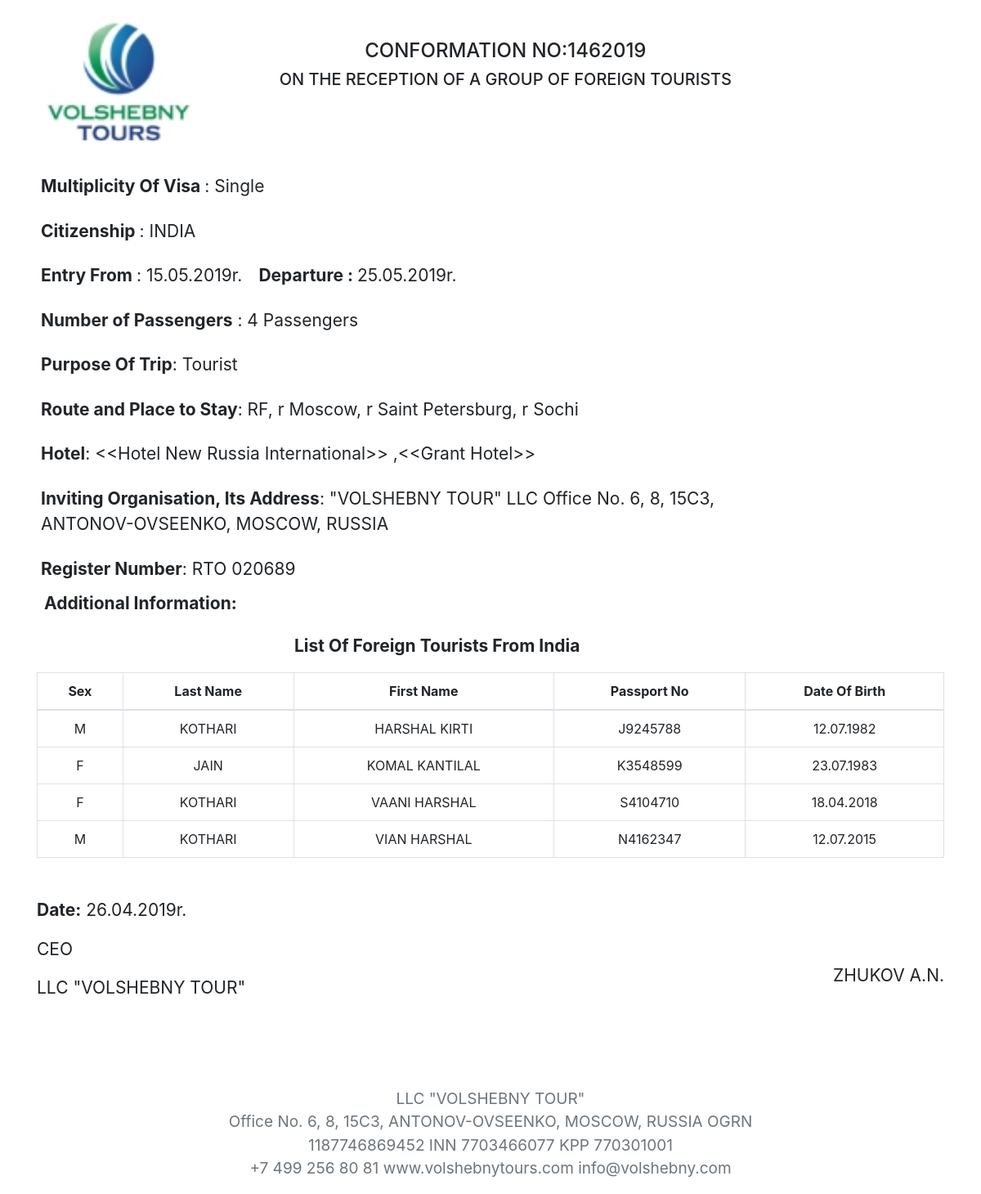
Screenshot of /english_visa/1 with the database file from the repository.
### generateletter/models.py (models this page shows, shortened)
class Visaletters(models.Model):
    CIT_CHOICES = (
        ("INDIA", "India"),
        ("USA", "Usa"),
        ("UK", "Uk"),
        ("CHINA", "China"),
        ("JAPAN", "Japan"),
    )
    no_passenger = models.IntegerField(default=1)
    Country = models.CharField(max_length=264, choices=CIT_CHOICES, default="INDIA")
    entry_from = models.CharField(max_length=200)
    departure_to = models.CharField(max_length=200)
    PAS = (("1", "1"), ("2", "2"), ("3", "3"), ("4", "4"), ("5", "5"))
    Visa_Letter_Number = models.CharField(max_length=264, default="1")
    Date_of_letter = models.CharField(max_length=200, blank=True)
    Routes_and_Places = models.CharField(max_length=500, default="MOSCOW")
    hotels = models.CharField(max_length=264)
    Organization = models.CharField(max_length=200, blank=True)
    multi = (("Paid", "Paid"), ("unpaid", "unpaid"))
    Payment_status = models.CharField(max_length=200, choices=multi, default="unpaid")
    amount = models.PositiveIntegerField()
    firstname_1 = models.CharField(max_length=264)
    lastname_1 = models.CharField(max_length=264)
    Passport_Number_1 = models.CharField(max_length=200, unique=True)
    Date_Of_Birth_1 = models.CharField(max_length=200)
    Sex_1 = models.CharField(max_length=100)
    firstname_2 = models.CharField(max_length=264, blank=True)
    lastname_2 = models.CharField(max_length=264, blank=True)
    Passport_Number_2 = models.CharField(max_length=200, blank=True)
    Date_Of_Birth_2 = models.CharField(max_length=200, blank=True)
    Sex_2 = models.CharField(max_length=100, blank=True)
    firstname_3 = models.CharField(max_length=264, blank=True)
    lastname_3 = models.CharField(max_length=264, blank=True)
    Passport_Number_3 = models.CharField(max_length=200, blank=True)
    Date_Of_Birth_3 = models.CharField(max_length=200, blank=True)
    Sex_3 = models.CharField(max_length=100, blank=True)
    firstname_4 = models.CharField(max_length=264, blank=True)
    lastname_4 = models.CharField(max_length=264, blank=True)
    Passport_Number_4 = models.CharField(max_length=200, blank=True)
    Date_Of_Birth_4 = models.CharField(max_length=200, blank=True)
    Sex_4 = models.CharField(max_length=100, blank=True)
    firstname_5 = models.CharField(max_length=264, blank=True)
    lastname_5 = models.CharField(max_length=264, blank=True)
    Passport_Number_5 = models.CharField(max_length=200, blank=True)
    Date_Of_Birth_5 = models.CharField(max_length=200, blank=True)
    Sex_5 = models.CharField(max_length=100, blank=True)

### generateletter/views.py (the view)
# urls.py: path("english_visa/<int:pk>", views.gen_eng_visa.as_view(), name="gen_eng_visa"),
class gen_eng_visa(DetailView):
    model = Visaletters
    context_object_name = "detail_visa"
    template_name = "generateletter/gen_eng_visa.html"

### templates/generateletter/gen_eng_visa.html (shortened to what this page needs)
<html lang="en">
{% load staticfiles %}
{% load gtranslate %}
  <head>
    <link rel="stylesheet" href="https://stackpath.bootstrapcdn.com/bootstrap/4.3.1/css/bootstrap.min.css">
  </head>
  <body>
    <div class="container">
      <div class="row">
      <div class="col-2">
        <img src="{% static 'Logo--k7-01.jpg' %}" alt="VOLSHEBNY TOUR LLC" class="d-flex" style="width:200px; height:200px;">
      </div>
      <div class="col-10 mt-5 ">
        <h4 class="text-center col-10">CONFORMATION NO:{{ detail_visa.Visa_Letter_Number }}</h4>
        <h5 class="text-center col-10">ON THE RECEPTION OF A GROUP OF FOREIGN TOURISTS</h5>
      </div>
      </div>
      <div class="row">
      <ul class="list-group mb-1">
        <li class="list-group-item border-0 fontsize"><b>Multiplicity Of Visa </b> : Single</li>
        <li class="list-group-item border-0 fontsize"><b>Citizenship  </b>: {{ detail_visa.Country }}</li>
        <li class="list-group-item border-0 fontsize"><b>Entry From </b>: {{ detail_visa.entry_from }}<span style="margin-left:20px"><b>Departure : </b>  {{ detail_visa.departure_to }}</span></li>
        <li class="list-group-item border-0 fontsize"><b>Number of Passengers</b> : {{ detail_visa.no_passenger }} Passengers</li>
        <li class="list-group-item border-0 fontsize"><b>Purpose Of Trip</b>: Tourist</li>
        <li class="list-group-item border-0 fontsize"><b>Route and Place to Stay</b>: {{ detail_visa.Routes_and_Places }}</li>
        <li class="list-group-item border-0 fontsize"><b>Hotel</b>: {{ detail_visa.hotels }}</li>
        <li class="list-group-item border-0 fontsize"><b>Inviting Organisation, Its Address</b>: "VOLSHEBNY TOUR" LLC
            Office No. 6, 8, 15С3,<br> ANTONOV-OVSEENKO, MOSCOW, RUSSIA</li>
        <li class="list-group-item border-0 fontsize"><b>Register Number</b>: RTO 020689</li>
        <p class="ml-4 fontsize"><b>Additional Information:</b></p>
        </ul>
        <p class=" fontsize" style="margin-left:330px;padding-bottom:1px; "><b>List Of Foreign Tourists From India</b></p>
      </div>
      {% if detail_visa.firstname_4 %}
      <div>
      <table class="table differenttable table-bordered text-center">
        <thead>
        <tr>
          <th  class="notbold">Sex</th>
          <th  class="notbold">Last Name</th>
          <th  class="notbold">First Name</th>
          <th  class="notbold">Passport No</th>
          <th  class="notbold">Date Of Birth</th>
        </tr>
        </thead>
        <tr>
          <td  class="notbold">{{detail_visa.Sex_1}}</td>
          <td  class="notbold">{{detail_visa.lastname_1}}</td>
          <td  class="notbold">{{detail_visa.firstname_1}}</td>
          <td  class="notbold">{{detail_visa.Passport_Number_1}}</td>
          <td  class="notbold">{{detail_visa.Date_Of_Birth_1}}</td>
        </tr>
        <tr>
          <td  class="notbold">{{detail_visa.Sex_2}}</td>
          <td  class="notbold">{{detail_visa.lastname_2}}</td>
          <td  class="notbold">{{detail_visa.firstname_2}}</td>
          <td  class="notbold">{{detail_visa.Passport_Number_2}}</td>
          <td  class="notbold">{{detail_visa.Date_Of_Birth_2}}</td>
        </tr>
        <tr>
          <td  class="notbold">{{detail_visa.Sex_3}}</td>
          <td  class="notbold">{{detail_visa.lastname_3}}</td>
          <td  class="notbold">{{detail_visa.firstname_3}}</td>
          <td  class="notbold">{{detail_visa.Passport_Number_3}}</td>
          <td  class="notbold">{{detail_visa.Date_Of_Birth_3}}</td>
        </tr>
        <tr>
          <td  class="notbold">{{detail_visa.Sex_4}}</td>
          <td  class="notbold">{{detail_visa.lastname_4}}</td>
          <td  class="notbold">{{detail_visa.firstname_4}}</td>
          <td  class="notbold">{{detail_visa.Passport_Number_4}}</td>
          <td  class="notbold">{{detail_visa.Date_Of_Birth_4}}</td>
        </tr>
      </table>
      {% endif %}
      <div class="d-flex flex-row justify-content-between mt-5 fontsize">
        <div >
          <p><b>Date:</b> {{detail_visa.Date_of_letter}}</p>
          <P>CEO</P>
          <P>LLC "VOLSHEBNY TOUR"</P>
        </div>
          <p style="margin-top:80px">ZHUKOV A.N.</p>
        </div>
      <div class="row">
        <div class="col-8 text-center text-muted mx-auto">
          <p class="font_size" style="margin-top:90px;">
            LLC "VOLSHEBNY TOUR"<br>
               Office No. 6, 8, 15С3, ANTONOV-OVSEENKO, MOSCOW, RUSSIA
          OGRN 1187746869452 INN 7703466077 KPP 770301001<br>
            +7 499 256 80 81 www.volshebnytours.com info@volshebny.com</p>
        </div>
      </div>
    </div>
</div>
  </body>
</html>

### templates/generateletter/gen_eng_visa.html (style rules this page uses)
.font_size { font-size: 19px; }
.fontsize { font-size: 21px; }

### rows the page displays
Visaletters: Visa_Letter_Number "1462019", Country "INDIA", entry_from "15.05.2019r.", departure_to "25.05.2019r.", no_passenger "4", Routes_and_Places "RF, r Moscow, r Saint Petersburg, r Sochi", hotels "<<Hotel New Russia International>> ,<<Grant Hotel>>", Sex_1 "M", lastname_1 "KOTHARI", firstname_1 "HARSHAL KIRTI", Passport_Number_1 "J9245788", Date_Of_Birth_1 "12.07.1982", Sex_2 "F", lastname_2 "JAIN", firstname_2 "KOMAL KANTILAL", Passport_Number_2 "K3548599", Date_Of_Birth_2 "23.07.1983", Sex_3 "F", lastname_3 "KOTHARI", firstname_3 "VAANI HARSHAL", Passport_Number_3 "S4104710", Date_Of_Birth_3 "18.04.2018", Sex_4 "M", lastname_4 "KOTHARI", firstname_4 "VIAN HARSHAL", Passport_Number_4 "N4162347", Date_Of_Birth_4 "12.07.2015", Date_of_letter "26.04.2019r."
